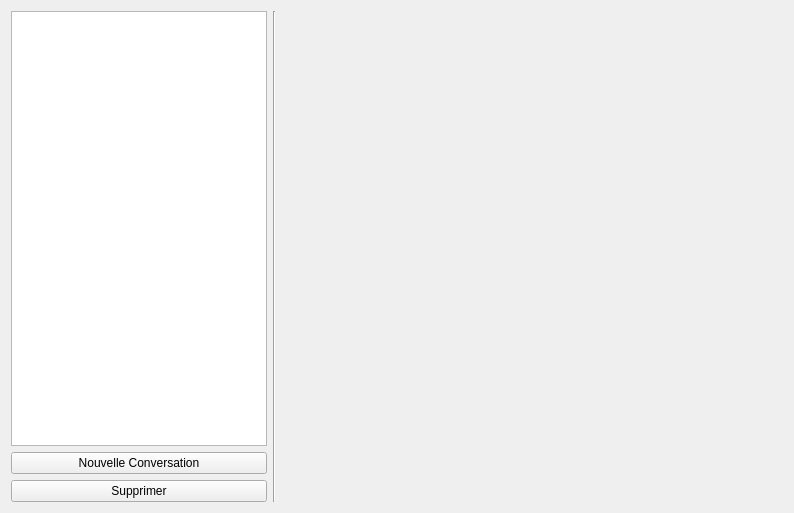
<?xml version="1.0" encoding="UTF-8"?>
<ui version="4.0">
 <class>Form</class>
 <widget class="QWidget" name="Form">
  <property name="geometry">
   <rect>
    <x>0</x>
    <y>0</y>
    <width>794</width>
    <height>513</height>
   </rect>
  </property>
  <property name="windowTitle">
   <string>Form</string>
  </property>
  <layout class="QHBoxLayout" name="horizontalLayout">
   <item>
    <layout class="QVBoxLayout" name="left_col">
     <item>
      <widget class="QListView" name="conv_list">
       <property name="sizePolicy">
        <sizepolicy hsizetype="Fixed" vsizetype="Expanding">
         <horstretch>0</horstretch>
         <verstretch>0</verstretch>
        </sizepolicy>
       </property>
      </widget>
     </item>
     <item>
      <widget class="QPushButton" name="create_button">
       <property name="text">
        <string>Nouvelle Conversation</string>
       </property>
      </widget>
     </item>
     <item>
      <widget class="QPushButton" name="delete_button">
       <property name="text">
        <string>Supprimer</string>
       </property>
      </widget>
     </item>
    </layout>
   </item>
   <item>
    <widget class="Line" name="line">
     <property name="orientation">
      <enum>Qt::Vertical</enum>
     </property>
    </widget>
   </item>
   <item>
    <widget class="QWidget" name="conv_widget" native="true"/>
   </item>
   <item>
    <spacer name="horizontalSpacer">
     <property name="orientation">
      <enum>Qt::Horizontal</enum>
     </property>
     <property name="sizeType">
      <enum>QSizePolicy::Expanding</enum>
     </property>
     <property name="sizeHint" stdset="0">
      <size>
       <width>80</width>
       <height>40</height>
      </size>
     </property>
    </spacer>
   </item>
  </layout>
 </widget>
 <resources/>
 <connections/>
</ui>
